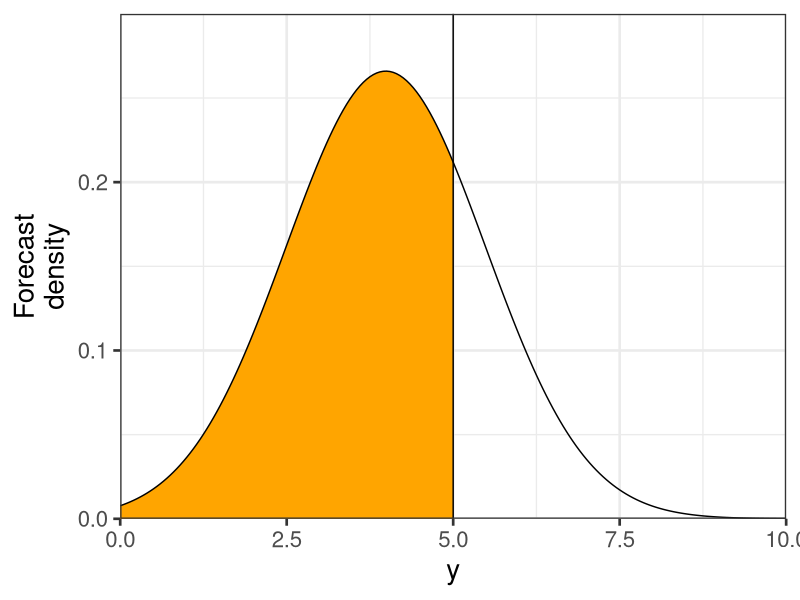
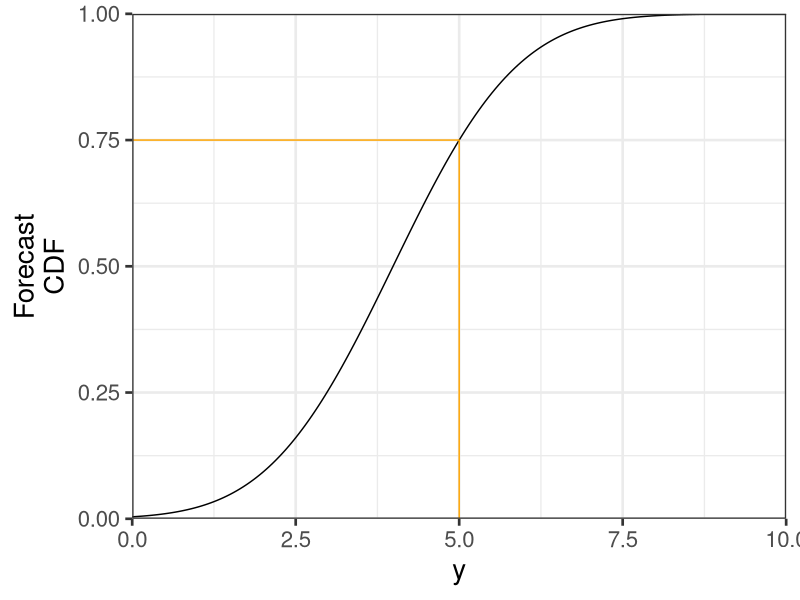

The R script that drew these images, in order:
library(ggplot2)
library(grid)

x_grid_1 <- seq(from = 0, to = 5, length = 101)

q_75 <- 5
sd <- 1.5
mu <- q_75 - sd * qnorm(0.75)

region_to_shade1 <- data.frame(
  x = c(0, x_grid_1, 5),
  y = c(0, dnorm(x_grid_1, mean = mu, sd = sd, log = FALSE), 0)
)

p1 <- ggplot(data = data.frame(x = c(0, 10)), mapping = aes(x = x)) +
  geom_polygon(
    mapping = aes(x = x, y = y),
    fill = "orange",
    data = region_to_shade1) +
  stat_function(fun = dnorm, args = list(mean = mu, sd = sd), n = 201) +
  geom_vline(xintercept = 5) +
  coord_cartesian(xlim = c(0, 10), ylim = c(0, 0.3), expand = FALSE) +
  theme_bw() +
  xlab("y") +
  ylab("Forecast\ndensity") +
  theme_bw(base_size = 20)
  # ggtitle(expression(paste("Shaded area is ", P(t <= -2))))



p2 <- ggplot(data = data.frame(x = c(0, 10)), mapping = aes(x = x)) +
  stat_function(fun = pnorm, args = list(mean = mu, sd = sd), n = 201) +
  geom_path(
    data = data.frame(
        x = c(0, 5, 5),
        tau = c(0.75, 0.75, 0)
      ),
    mapping = aes(x = x, y = tau),
    color = "orange"
  ) +
  coord_cartesian(xlim = c(0, 10), ylim = c(0, 1), expand = FALSE) +
  theme_bw() +
  xlab("y") +
  ylab("Forecast\nCDF") +
  theme_bw(base_size = 20)

pdf("talks/20240122 CoE/norm_pdf_q.pdf", width = 4, height = 2)
print(p1)
dev.off()

pdf("talks/20240122 CoE/norm_cdf_q.pdf", width = 4, height = 2)
print(p2)
dev.off()
